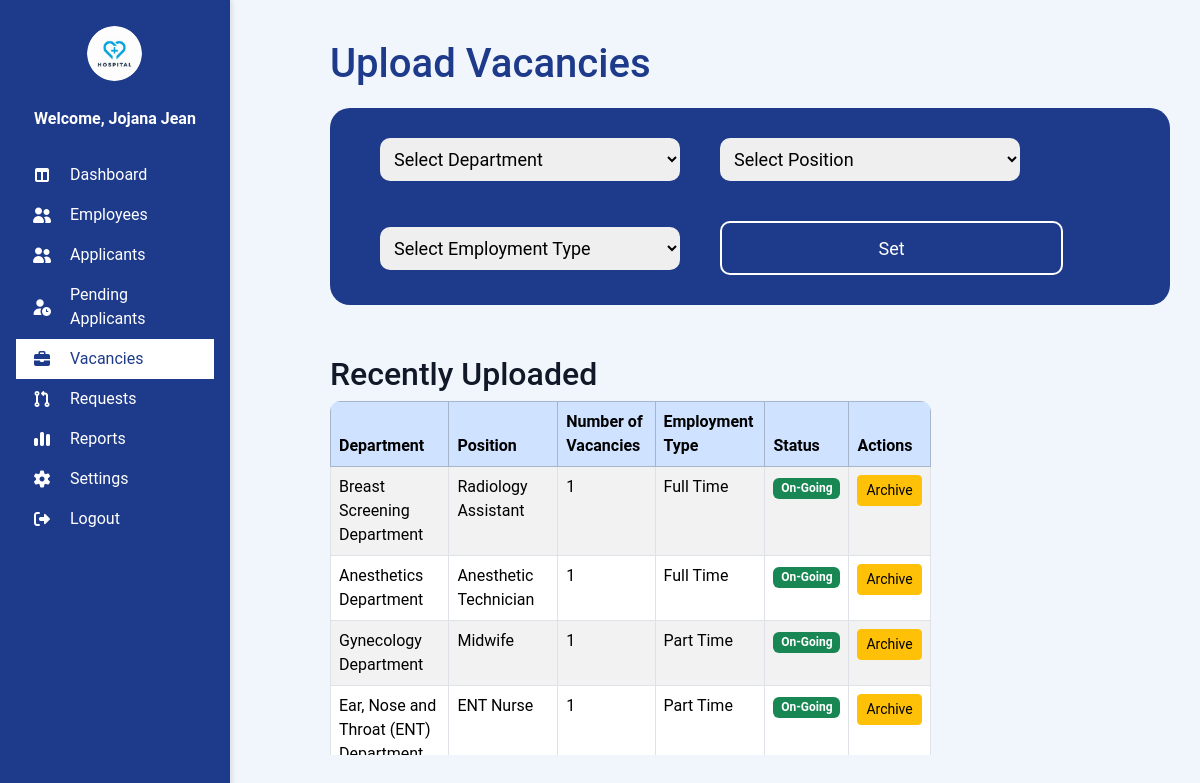
Before: /Admin_Vacancies.php with the older database file.
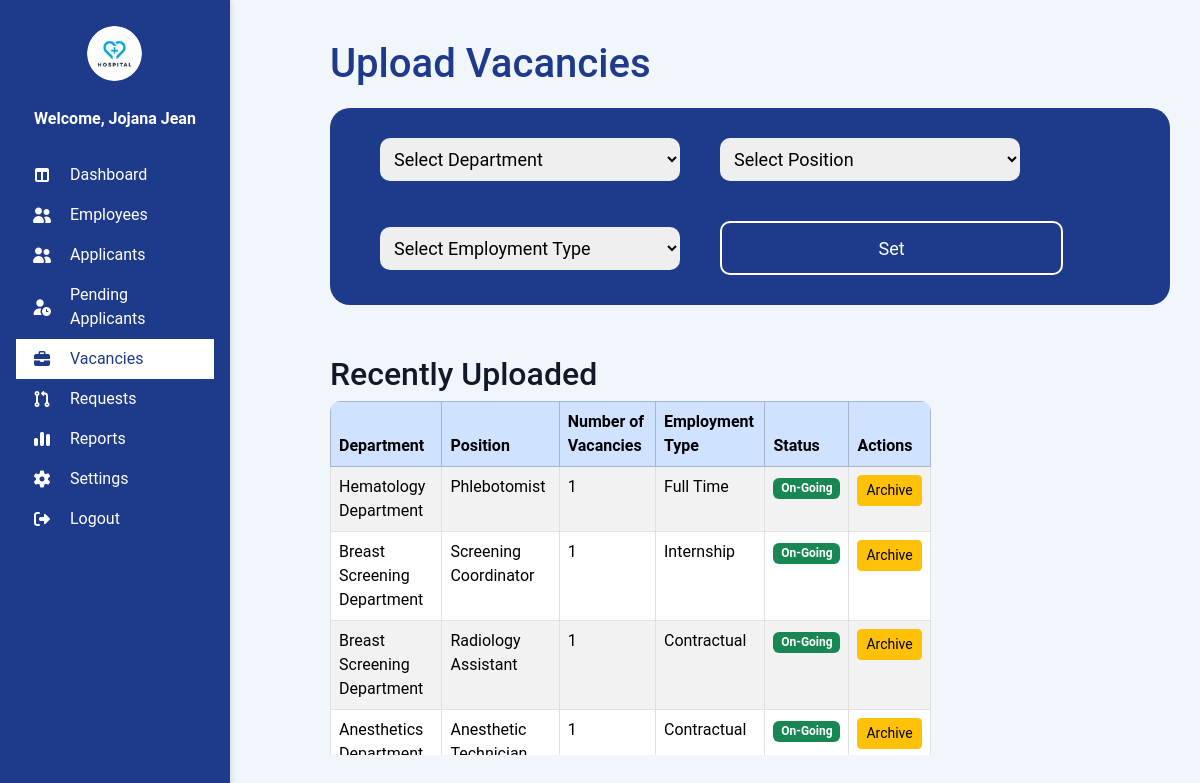
After: the same page with the newer database file.
### tables this page shows
CREATE TABLE `user` (
  `user_id` varchar(100) NOT NULL,
  `applicant_employee_id` varchar(100) DEFAULT NULL,
  `email` varchar(100) NOT NULL,
  `password` varchar(255) NOT NULL,
  `role` varchar(50) NOT NULL,
  `fullname` varchar(150) NOT NULL,
  `status` varchar(20) NOT NULL,
  `created_at` datetime NOT NULL,
  `profile_pic` varchar(255) DEFAULT NULL,
  `reset_token` varchar(255) NOT NULL,
  `token_expiry` varchar(255) NOT NULL,
  `sub_role` varchar(50) DEFAULT NULL
);

CREATE TABLE `vacancies` (
  `id` int(11) NOT NULL,
  `department_id` int(11) NOT NULL,
  `position_id` int(11) NOT NULL,
  `employment_type_id` int(11) NOT NULL,
  `vacancy_count` int(11) NOT NULL,
  `status` varchar(255) NOT NULL DEFAULT 'To Post',
  `created_at` timestamp NOT NULL DEFAULT current_timestamp()
);

CREATE TABLE `department` (
  `deptID` int(11) NOT NULL,
  `deptName` varchar(100) NOT NULL,
  `vacancies` int(11) DEFAULT NULL
);

CREATE TABLE `position` (
  `positionID` int(11) NOT NULL,
  `departmentID` int(11) NOT NULL,
  `emtypeID` int(11) DEFAULT NULL,
  `position_title` varchar(150) NOT NULL,
  `vacancies` int(11) DEFAULT NULL
);

CREATE TABLE `employment_type` (
  `emtypeID` int(11) NOT NULL,
  `typeName` varchar(50) NOT NULL
);

### Admin_Vacancies.php (the view, shortened to what this page needs)
<?php
require 'admin/db.connect.php';
$adminQuery = $conn->query("SELECT fullname FROM user WHERE role = 'Admin'");
$adminname = ($adminQuery && $row = $adminQuery->fetch_assoc()) ? $row['fullname'] : 'Admin';
$recentQuery = $conn->query("
    SELECT v.id, v.vacancy_count, v.status, d.deptName, p.position_title, e.typeName AS employment_type
    FROM vacancies v
    JOIN department d ON v.department_id = d.deptID
    JOIN position p ON v.position_id = p.positionID
    JOIN employment_type e ON v.employment_type_id = e.emtypeID
    ORDER BY v.id DESC
    LIMIT 10
");
?>
<!DOCTYPE html>
<html lang="en">
<head>
<link rel="stylesheet" href="admin-sidebar.css">
<link rel="stylesheet" href="https://cdnjs.cloudflare.com/ajax/libs/font-awesome/7.0.1/css/all.min.css">
<link rel="stylesheet" href="https://cdn.jsdelivr.net/npm/bootstrap@5.3.3/dist/css/bootstrap.min.css">
</head>
<body>
<div class="sidebar d-flex flex-column align-items-center position-fixed top-0 start-0 h-100 p-3">
  <div class="text-center mb-4">
    <img src="Images/hospitallogo.png" alt="Hospital Logo" class="img-fluid rounded-circle mb-3" style="width:75px; height:75px;">
    <p class="text-white fw-semibold mb-0">
      <?php echo "Welcome, $adminname"; ?>
    </p>
  </div>
  <nav class="nav flex-column w-100">
    <a href="Admin_Dashboard.php" class="nav-link  d-flex align-items-center text-white py-2 px-3">
      <i class="fa-solid fa-table-columns me-2"></i>Dashboard
    </a>
    <a href="Admin_Employee.php" class="nav-link d-flex align-items-center text-white py-2 px-3">
      <i class="fa-solid fa-user-group me-2"></i>Employees
    </a>
    <a href="Admin-Applicants.php" class="nav-link d-flex align-items-center text-white py-2 px-3">
      <i class="fa-solid fa-user-group me-2"></i>Applicants
    </a>
    <a href="Admin-Pending-Applicants.php" class="nav-link d-flex align-items-center text-white py-2 px-3">
      <i class="fa-solid fa-user-clock me-2"></i>Pending Applicants
    </a>
    <a href="Admin_Vacancies.php" class="nav-link active d-flex align-items-center text-white py-2 px-3">
      <i class="fa-solid fa-briefcase me-2"></i>Vacancies
    </a>
    <a href="Admin-request.php" class="nav-link d-flex align-items-center text-white py-2 px-3">
      <i class="fa-solid fa-code-pull-request me-2"></i>Requests
    </a>
    <a href="#" class="nav-link d-flex align-items-center text-white py-2 px-3">
      <i class="fa-solid fa-chart-simple me-2"></i>Reports
    </a>
    <a href="Admin-Settings.php" class="nav-link d-flex align-items-center text-white py-2 px-3">
      <i class="fa-solid fa-gear me-2"></i>Settings
    </a>
    <a href="Login.php" class="nav-link d-flex align-items-center text-white py-2 px-3">
      <i class="fa-solid fa-right-from-bracket me-2"></i>Logout
    </a>
  </nav>
</div>
    <main class="main-content">
        <div class="main-content-header">
    <h1>Upload Vacancies</h1>
</div>
        <form method="POST" id="vacancyForm">
            <div class="set-vacancies">
                <div class="select-options">
                    <select name="department" id="department" required>
                        <option value="" disabled selected>Select Department</option>
                    </select>
                </div>
                <div class="select-options">
                    <select name="position" id="position" required>
                        <option value="" disabled selected>Select Position</option>
                    </select>
                </div>
                  <div class="select-options">
            <select name="employment_type" id="employment_type" required>
                <option value="" disabled selected>Select Employment Type</option>
            </select>
        </div>
                <button type="button" id="openModalBtn">Set</button>
            </div>
        </form>
        <div class="recent-section">
            <h2>Recently Uploaded</h2>
            <table class="table table-bordered table-striped w-75">
                <thead class="table-primary">
<tr>
    <th>Department</th>
    <th>Position</th>
    <th>Number of Vacancies</th>
    <th>Employment Type</th>
    <th>Status</th>
    <th>Actions</th>
</tr>
</thead>
<tbody>
<?php if ($recentQuery && $recentQuery->num_rows > 0): ?>
    <?php while ($row = $recentQuery->fetch_assoc()): ?>
        <tr>
            <td><?= htmlspecialchars($row['deptName']) ?></td>
            <td><?= htmlspecialchars($row['position_title']) ?></td>
            <td><?= htmlspecialchars($row['vacancy_count']) ?></td>
            <td><?= htmlspecialchars($row['employment_type']) ?></td>
            <td>
                <?php if ($row['status'] === 'On-Going'): ?>
                    <span class="badge bg-success"><?= htmlspecialchars($row['status']) ?></span>
                <?php elseif ($row['status'] === 'Closed'): ?>
                    <span class="badge bg-danger"><?= htmlspecialchars($row['status']) ?></span>
                <?php else: ?>
                    <span class="badge bg-secondary"><?= htmlspecialchars($row['status']) ?></span>
                <?php endif; ?>
            </td>
            <td>
                <a href="archive_vacancy.php?id=<?= $row['id'] ?>" class="btn btn-sm btn-warning">Archive</a>
            </td>
        </tr>
    <?php endwhile; ?>
<?php else: ?>
    <tr><td colspan="6" class="text-center text-muted">No vacancies uploaded yet.</td></tr>
<?php endif; ?>
                </tbody>
            </table>
        </div>
    </main>
</body>
</html>

### admin-sidebar.css (style rules this page uses)
* { margin: 0; padding: 0; box-sizing: border-box; }
img { height: 75px; width: 75px; padding: 10px; border-radius: 50%; }
.main-content { display: flex; justify-content: center; }
button { font-family: "Roboto", sans-serif; background-color: #2563EB; border: none; border-radius: 20px; width: 343px; height: 54px; color: #CEE3F5; font-size: 16px; margin: 20px 10px; cursor: pointer; transition: 0.3s; }
.main-content, .login-button, .forgot-password, .show-password { display: flex; justify-content: center; }
.sidebar { position: fixed; top: 0; left: 0; width: 230px; height: 100vh; background-color: #1E3A8A; display: flex; flex-direction: column; align-items: stretch; padding-top: 15px; box-shadow: 2px 0 5px rgba(0, 0, 0, 0.1); z-index: 1000; }
.sidebar .nav-link { display: flex; align-items: center; gap: 10px; padding: 12px 20px; width: 100%; color: #ffffff; text-decoration: none; box-sizing: border-box; }
.sidebar .nav-link:hover, .sidebar .nav-link.active { background-color: #ffffff; color: #1E3A8A !important; border-radius: 0; margin: 0; width: 100%; padding-left: 20px; padding-right: 20px; box-sizing: border-box; }
.sidebar .nav-link > i { min-width: 20px; }

### Admin_Vacancies.php (style rules this page uses)
body { font-family: 'Poppins', 'Roboto', sans-serif; margin: 0; display: flex; background-color: #f1f5fc; color: #111827; }
.main-content { padding: 40px 30px; margin-left: 250px; flex: 1; display: flex; flex-direction: column; overflow-y: auto; max-height: 100vh; }
.main-content-header h1 { color: #1E3A8A; margin-bottom: 20px; margin-left: 50px; }
.set-vacancies { background-color: #1E3A8A; display: flex; align-items: center; gap: 40px; flex-wrap: wrap; border-radius: 20px; padding: 30px 50px; width: fit-content; margin-left: 50px; margin-top: 0; margin-bottom: 50px; }
.recent-section { margin-left: 50px; margin-top: 0; width: 90%; max-height: 400px; overflow-y: auto; }
.recent-section table { width: 100%; background: white; border-radius: 10px; overflow: hidden; }
.select-options { display: flex; flex-direction: column; width: 300px; }
.select-options select, input { font-size: 18px; padding: 10px; border-radius: 10px; border: none; outline: none; }
button { border: 2px solid white; background-color: #1E3A8A; color: white; font-size: 18px; padding: 12px 30px; border-radius: 10px; cursor: pointer; }

Changed rows visible on the page:
removed vacancies: department.deptName "Breast Screening Department", position.position_title "Radiology Assistant", vacancy_count "1", employment_type.typeName "Full Time", status "On-Going"
removed vacancies: department.deptName "Anesthetics Department", position.position_title "Anesthetic Technician", vacancy_count "1", employment_type.typeName "Full Time", status "On-Going"
removed vacancies: department.deptName "Gynecology Department", position.position_title "Midwife", vacancy_count "1", employment_type.typeName "Part Time", status "On-Going"
removed vacancies: department.deptName "Ear, Nose and Throat (ENT)…", position.position_title "ENT Nurse", vacancy_count "1", employment_type.typeName "Part Time", status "On-Going"
added vacancies: department.deptName "Hematology Department", position.position_title "Phlebotomist", vacancy_count "1", employment_type.typeName "Full Time", status "On-Going"
added vacancies: department.deptName "Breast Screening Department", position.position_title "Screening Coordinator", vacancy_count "1", employment_type.typeName "Internship", status "On-Going"
added vacancies: department.deptName "Breast Screening Department", position.position_title "Radiology Assistant", vacancy_count "1", employment_type.typeName "Contractual", status "On-Going"
added vacancies: department.deptName "Anesthetics…", position.position_title "Anesthetic…", vacancy_count "1", employment_type.typeName "Contractual", status "On-Going"
